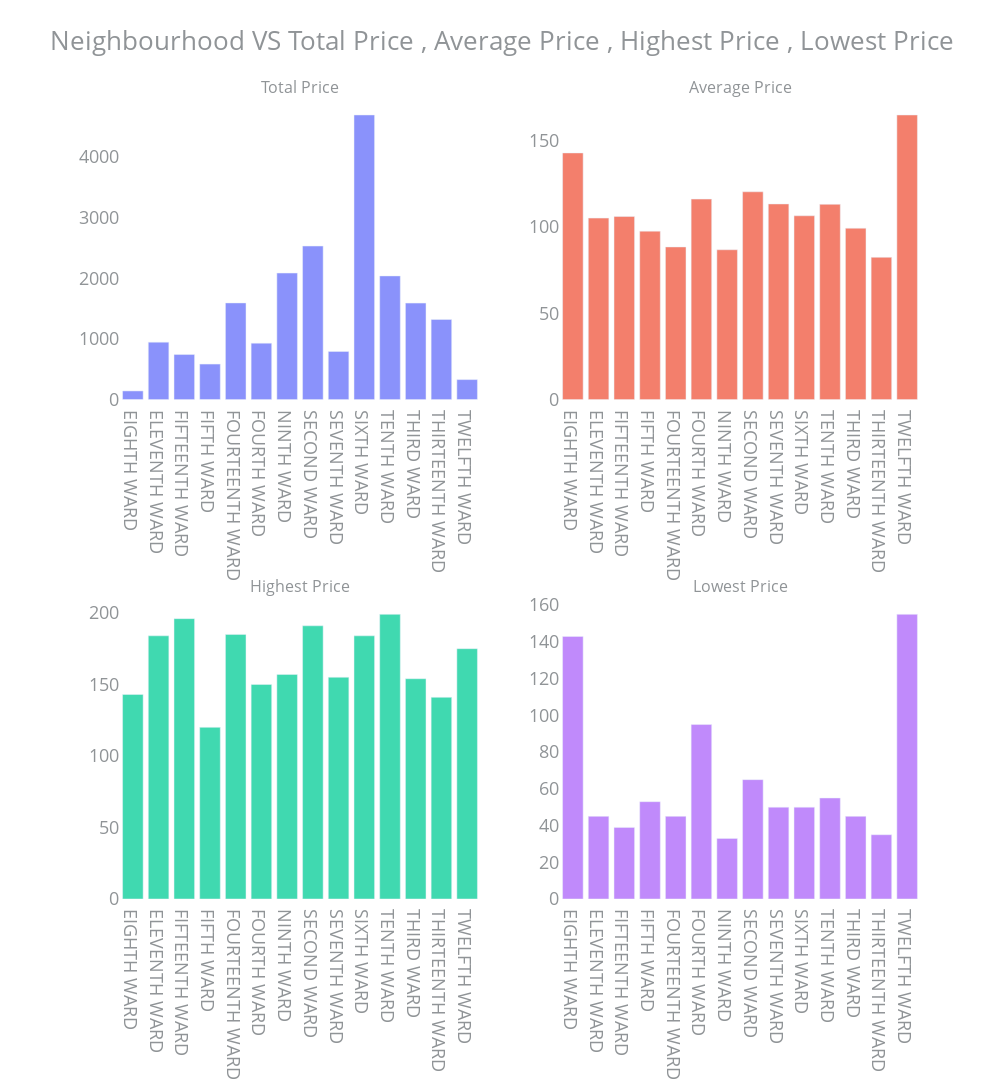

Write notebook code for a chart like this one.
### Markdown cell above
the Private room and Entire Home/apt has a highest price  in dataset <br>
and the shared room has the highest price within the lowest price <br>

### Code cell
plot_column_summary_statistics(column_summary_statistics(data_without_outliers , "neighbourhood" , "price"))

### Figure 1 — Plotly figure (JSON) as saved in the notebook; plotly's stock layout.template omitted (floating-point values rounded to 4 significant figures)
{"data": [{"name": "Total Price", "opacity": 0.75, "showlegend": false, "type": "bar", "x": ["EIGHTH WARD", "ELEVENTH WARD", "FIFTEENTH WARD", "FIFTH WARD", "FOURTEENTH WARD", "FOURTH WARD", "NINTH WARD", "SECOND WARD", "SEVENTH WARD", "SIXTH WARD", "TENTH WARD", "THIRD WARD", "THIRTEENTH WARD", "TWELFTH WARD"], "xaxis": "x", "y": [143, 947, 743, 586, 1593, 930, 2085, 2530, 794, 4689, 2038, 1590, 1320, 330], "yaxis": "y"}, {"name": "Average Price", "opacity": 0.75, "showlegend": false, "type": "bar", "x": ["EIGHTH WARD", "ELEVENTH WARD", "FIFTEENTH WARD", "FIFTH WARD", "FOURTEENTH WARD", "FOURTH WARD", "NINTH WARD", "SECOND WARD", "SEVENTH WARD", "SIXTH WARD", "TENTH WARD", "THIRD WARD", "THIRTEENTH WARD", "TWELFTH WARD"], "xaxis": "x2", "y": [143, 105.2, 106.1, 97.67, 88.5, 116.2, 86.88, 120.5, 113.4, 106.6, 113.2, 99.38, 82.5, 165], "yaxis": "y2"}, {"name": "Highest Price", "opacity": 0.75, "showlegend": false, "type": "bar", "x": ["EIGHTH WARD", "ELEVENTH WARD", "FIFTEENTH WARD", "FIFTH WARD", "FOURTEENTH WARD", "FOURTH WARD", "NINTH WARD", "SECOND WARD", "SEVENTH WARD", "SIXTH WARD", "TENTH WARD", "THIRD WARD", "THIRTEENTH WARD", "TWELFTH WARD"], "xaxis": "x3", "y": [143, 184, 196, 120, 185, 150, 157, 191, 155, 184, 199, 154, 141, 175], "yaxis": "y3"}, {"name": "Lowest Price", "opacity": 0.75, "showlegend": false, "type": "bar", "x": ["EIGHTH WARD", "ELEVENTH WARD", "FIFTEENTH WARD", "FIFTH WARD", "FOURTEENTH WARD", "FOURTH WARD", "NINTH WARD", "SECOND WARD", "SEVENTH WARD", "SIXTH WARD", "TENTH WARD", "THIRD WARD", "THIRTEENTH WARD", "TWELFTH WARD"], "xaxis": "x4", "y": [143, 45, 39, 53, 45, 95, 33, 65, 50, 50, 55, 45, 35, 155], "yaxis": "y4"}], "layout": {"annotations": [{"font": {"size": 16}, "showarrow": false, "text": "Total Price", "x": 0.225, "xanchor": "center", "xref": "paper", "y": 1, "yanchor": "bottom", "yref": "paper"}, {"font": {"size": 16}, "showarrow": false, "text": "Average Price", "x": 0.775, "xanchor": "center", "xref": "paper", "y": 1, "yanchor": "bottom", "yref": "paper"}, {"font": {"size": 16}, "showarrow": false, "text": "Highest Price", "x": 0.225, "xanchor": "center", "xref": "paper", "y": 0.375, "yanchor": "bottom", "yref": "paper"}, {"font": {"size": 16}, "showarrow": false, "text": "Lowest Price", "x": 0.775, "xanchor": "center", "xref": "paper", "y": 0.375, "yanchor": "bottom", "yref": "paper"}], "font": {"color": "#909497", "size": 18}, "height": 1200, "hovermode": "closest", "margin": {"b": 80, "l": 120, "r": 80, "t": 100}, "plot_bgcolor": "white", "title": {"font": {"size": 26}, "text": "Neighbourhood VS Total Price , Average Price , Highest Price , Lowest Price"}, "width": 1000, "xaxis": {"anchor": "y", "domain": [0, 0.45]}, "xaxis2": {"anchor": "y2", "domain": [0.55, 1]}, "xaxis3": {"anchor": "y3", "domain": [0, 0.45]}, "xaxis4": {"anchor": "y4", "domain": [0.55, 1]}, "yaxis": {"anchor": "x", "domain": [0.625, 1]}, "yaxis2": {"anchor": "x2", "domain": [0.625, 1]}, "yaxis3": {"anchor": "x3", "domain": [0, 0.375]}, "yaxis4": {"anchor": "x4", "domain": [0, 0.375]}}}
